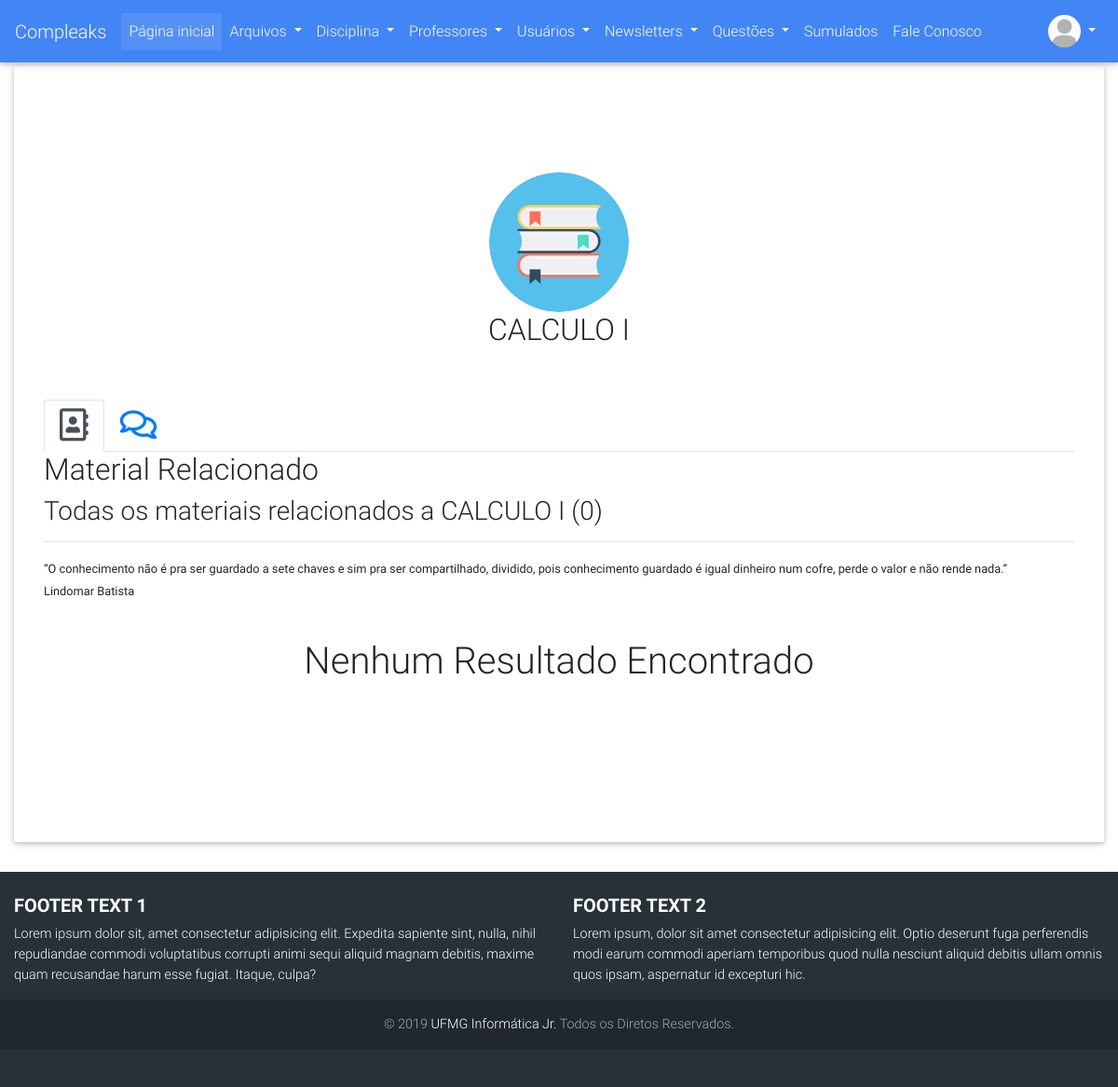
The page /disciplinas/perfil/1 (signed in) on the database as committed earlier.
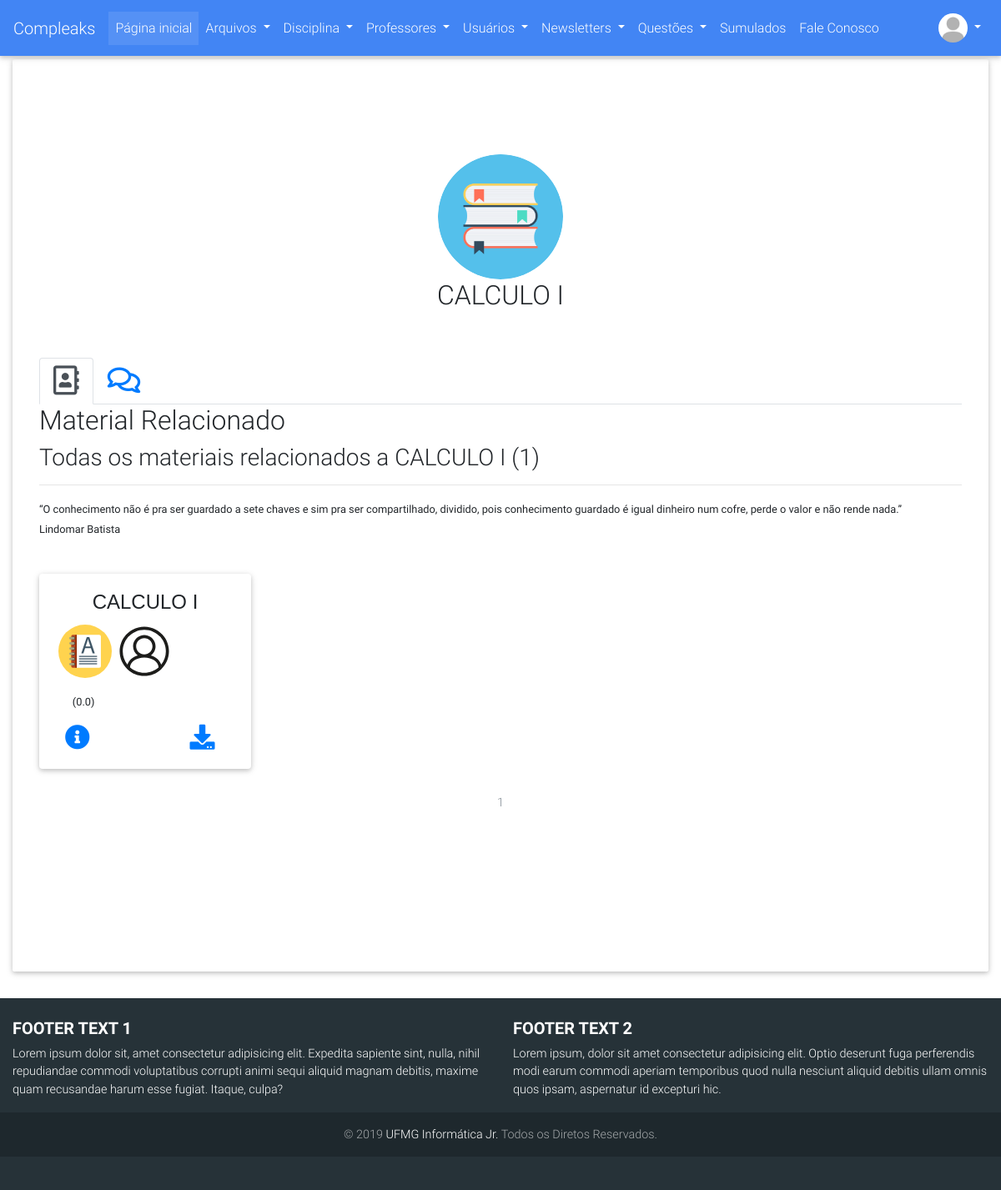
The same page on the database as committed later.
### compleaks/arquivos/models.py (models this page shows, shortened)
class Arquivo(db.Model):
	__tablename__ = 'arquivos'
	id = db.Column(db.Integer, primary_key=True)
	arquivo = db.Column(db.String(120), nullable=False)
	ano = db.Column(db.Integer)
	semestre = db.Column(db.String(80))
	tipo_conteudo = db.Column(db.String(120))
	observacoes = db.Column(db.Text)
	data_submissao = db.Column(db.DateTime, default=datetime.now)
	nota = db.Column(db.Integer, nullable=True)
	data_deletado = db.Column(db.DateTime, nullable=True)
	ativado = db.Column(db.Boolean)
	id_deletor = db.Column(db.Integer, nullable=True)
	motivo_delete = db.Column(db.String(600), nullable=True)
	professors = db.relationship(Professor)
	disciplinas = db.relationship(Disciplina)
	usuarios = db.relationship(Usuario)
	professor_id = db.Column(db.Integer, db.ForeignKey('professores.id'), nullable=True)
	disciplina_id = db.Column(db.Integer, db.ForeignKey('disciplinas.id'), nullable=False)
	usuario_id = db.Column(db.Integer, db.ForeignKey('usuarios.id'), nullable=False)
	avaliacoes = db.relationship('Avaliacao_Arquivo', backref='arquivo_avaliado', lazy=True)

### compleaks/disciplinas/models.py (models this page shows, shortened)
class Disciplina(db.Model):
	__tablename__ = 'disciplinas'
	id = db.Column(db.Integer, primary_key=True)
	nome = db.Column(db.String, unique=True)
	data_criacao = db.Column(db.DateTime, default=datetime.now)
	ativado = db.Column(db.Boolean)
	data_deletado = db.Column(db.DateTime, nullable=True)
	id_deletor = db.Column(db.Integer, nullable=True)
	id_criador = db.Column(db.Integer, nullable=True)
	motivo_delete = db.Column(db.String(120), nullable=True)
	arquivos = db.relationship('Arquivo', backref='disciplina', lazy=True)
	comentarios = db.relationship('ComentarioDisc', backref='disciplina', lazy=True)
	questoes = db.relationship('Questao', backref='disciplina', lazy=True)
	materias = db.relationship('Materia', backref='disciplina', lazy=True)

### compleaks/disciplinas/views.py (the view, shortened to what this page needs)
@disciplinas.route('/perfil/<int:id>', methods=['POST', 'GET'])
@login_required
def perfil(id):
	disciplina = Disciplina.query.get_or_404(id)
	if not disciplina.ativado:
		if not current_user.is_admin:
			abort(403)
	arquivos_todos = Arquivo.query.filter_by(disciplina_id=disciplina.id)
	quantidade = len([arquiv for arquiv in arquivos_todos if arquiv.ativado])
	page = request.args.get('page', 1, type=int)
	arquivos = Arquivo.query\
					.filter(Arquivo.disciplina_id\
					.contains(int(disciplina.id)))\
					.filter_by(ativado=True)\
					.paginate(page=page, per_page=12)
	arquivos_row_1 = []
	arquivos_row_2 = []
	arquivos_row_3 = []
	contador = 0
	for arquivo in arquivos.items:
		if contador >= 4:
			break
		arquivos_row_1.append(arquivo)
		contador = contador + 1
	contador = 0
	for arquivo in arquivos.items:
		if contador >= 8:
			break
		if contador >= 4:
			arquivos_row_2.append(arquivo)
		contador = contador + 1
	contador = 0
	for arquivo in arquivos.items:
		if contador >= 12:
			break
		if contador >= 8:
			arquivos_row_3.append(arquivo)
		contador = contador + 1
	arquivos_rows = [arquivos_row_1, arquivos_row_2, arquivos_row_3]
	for row in arquivos_rows:
		for arquivo in row:
			arquivo.avaliado = False
	if current_user.is_authenticated:
		for row in arquivos_rows:
			for arquivo in row:
				for avl in arquivo.avaliacoes:
					if avl in current_user.avaliacoes:
						arquivo.avaliado = True
	total = 0.0
	for row in arquivos_rows:
		for arquivo in row:
			total = 0.0
			if len(arquivo.avaliacoes):
				for avl in arquivo.avaliacoes:
					total = total + avl.nota
				total = total/len(arquivo.avaliacoes)
			else:
				total = 0.0
			arquivo.nota_decimal = round(total, 1)
	'''Parte de Comentários'''
	form_comentario = ComentarioQuestaoForm()
	form_excluir_comentario = ExcluirComentarioQuestaoForm()
	form_editar_comentario = EditarComentarioQuestaoForm()
	usuarios = Usuario.query.all()
	try:
		respondido = request.args.get("respondido")
		if respondido:
			resposta = request.args.get("responder_comentario"+str(respondido))
			condicion = ComentarioDisc.query.filter_by(usuario_id=current_user.id)\
						.filter_by(conteudo=resposta)\
						.filter_by(professor_id=professor.id).first()
			if not condicion:
				responde_comment = ComentarioDisc(conteudo=str(resposta), disciplina_id=disciplina.id, usuario_id=current_user.id, respondeu_id=int(respondido))
				db.session.add(responde_comment)
				db.session.commit()
		else:
			print("Não to aqui")
	except:
		print("To aqui")
	if form_editar_comentario.validate_on_submit():
		coment = ComentarioDisc.query.get(form_editar_comentario.id_coment.data)
		coment.conteudo = form_editar_comentario.novo_conteudo.data
		db.session.commit()
	comentarios = disciplina.comentarios
	return render_template('perfil_disciplina.html', disciplina=disciplina,
							arquivos=arquivos, arquivos_rows=arquivos_rows, dist=dist,
							contribuiu=quantidade, usuarios=usuarios, comentarios=comentarios,
							form_comentario=form_comentario, existe_arquivo=bool(contador),
							form_excluir_comentario=form_excluir_comentario,
							form_editar_comentario=form_editar_comentario)

### compleaks/usuarios/models.py (called while the page is built)
@login_manager.user_loader
def load_user(user_id):
    return Usuario.query.get(user_id)

### compleaks/disciplinas/templates/disciplinas/perfil_disciplina.html (shortened to what the changed rows need)
{% extends 'base.html' %}
{% import 'macros.html' as macros %}
{% block content %}
    <div class="page-header">
        <div class="row">
            <div class="col-sm-12 text-center">
                <img align="center" src="{{ url_for('static', filename='images/disc.png') }}" class="rounded-circle"  style="object-fit: cover; width: 150px!important; height: 150px!important;"><br>
                <h2 align="center">{{disciplina.nome}}</h2>
            </div>
        </div>
        <br/>
        <br/>
    </div>
    <div class="tab-content" id="myTabContent">
      <div class="tab-pane fade show active" id="home" role="tabpanel" aria-labelledby="home-tab">
           <div class="content">
            <section>
                <h2>Material Relacionado</h2>
                    <div class="page-header">
                        <h3>Todas os materiais relacionados a {{disciplina.nome}} ({{contribuiu}})</h3>
                        <hr/>
                        <p>
                        <small><q>O conhecimento não é pra ser guardado a sete chaves e sim pra ser compartilhado, dividido, pois conhecimento guardado é igual dinheiro num cofre, perde o valor e não rende nada.</q><br/>
                    Lindomar Batista</small></p>
                    </div>
                {% if existe_arquivo %}
                    {% for row in arquivos_rows %}
                    {% if row %}
                    <div class="row">
                        {% for arquivo in row %}
                    <div class="col-lg-3 col-6">
                        <div class="dist card">
                          <div class="card-body">
                            <h4 style="font-family: sans-serif;" class="card-title text-center text-truncate">{{arquivo.disciplina.nome}}</h4>
                            <p class="card-text">
                                <a href="{{ url_for('arquivos.buscar', filtro=3, admin='nao', pesquisa='nao', tip_arquiv=arquivo.tipo_conteudo) }}?page=1"><img class="img-responsive image marcas" data-toggle="tooltip" data-placement="bottom" title="{{arquivo.tipo_conteudo}}" src="{{url_for('static', filename='images/icones/conteudo/'+arquivo.tipo_conteudo+'.svg')}}" alt="{{arquivo.tipo_conteudo}}."></a>
                                <a href="{{url_for('usuarios.perfil', user_id=arquivo.author.id)}}"><img class="img-responsive image marcas" data-toggle="tooltip" data-placement="bottom" title="{{arquivo.author.username}}" src="{{url_for('static', filename='images/icones/padrao/user.svg')}}" alt="Username"></a>
                            </p>
                            {{ macros.render_stars_normal(arquivo, dist, current_user) }}
                            <a href="#" data-toggle="modal" data-target="#confirm{{arquivo.id}}" class="card-link"><i class="fas fa-info-circle info" data-toggle="tooltip" data-placement="bottom" title="Mais Informações"></i></a>
                            <a  href="{{ url_for('static', filename='uploads/' + arquivo.arquivo + '.zip') }}"><i class="fas fa-download download" data-toggle="tooltip" data-placement="top" title="Download" ></i></a>
                          </div>
                        </div>
                      </div>
                            {% endfor %}
                        </div>
                    {% endif %}
                {% endfor %}
                    <br/>
                    <nav  aria-label="Page navigation example" style="position: static;">
                        <ul class="pagination justify-content-center">
                            {% for page_num in arquivos.iter_pages(left_edge=1, right_edge=1, left_current=1, right_current=2) %}
                                {% if arquivos.page == page_num and page_num %}
                                    <li class="page-item disabled">
                                        <a class="page-link" href="{{ url_for('disciplinas.perfil', page=page_num, id=disciplina.id) }}">{{ page_num }}</a></li>
                                {% elif page_num %}
                                    <li class="page-item">
                                        <a class="page-link" href="{{ url_for('disciplinas.perfil', page=page_num, id=disciplina.id) }}">{{ page_num }}</a></li>
                                    </li>
                                {% else %}
                                    ...
                                {% endif %}
                            {% endfor %}
                        </ul>
                    </nav>
                    {% else %}
                    <br/>
                    <div class="text-center">
                        <h1 >Nenhum Resultado Encontrado</h1>
                    </div>
                    {% endif %}
                </div>
        </div>
</div>
    <br/>
    <br/>
{% endblock %}

### compleaks/templates/macros.html (shortened to what this page needs)
{% macro render_stars_normal(arquivo, dist, current_user) %}
<p>
{%if current_user.is_authenticated%}
    {% if arquivo.avaliado %}
        <div id="atual1-{{arquivo.id}}">
            {%for avl in arquivo.avaliacoes %}
                {%if avl in current_user.avaliacoes%}
                    {% for i in dist %}
                        {% if avl.nota >= (i)%}
                            <label ><ion-icon onmouseover="colorir({{arquivo.id}},{{i}});" onmouseout="colorir({{arquivo.id}},{{avl.nota}});" onclick="pontua({{arquivo.id}},{{i}});" style="color: rgb(255, 217, 0)" class="star-{{arquivo.id}}" name="star"></ion-icon></label>
                        {% else %}
                            <label ><ion-icon onmouseover="colorir({{arquivo.id}},{{i}});" onmouseout="colorir({{arquivo.id}},{{avl.nota}});" onclick="pontua({{arquivo.id}},{{i}});" style="color: rgb(255, 217, 0)" class="star-{{arquivo.id}}" name="star-outline"></ion-icon></label>
                        {% endif %}
                    {% endfor %}
                {% endif %}
            {% endfor %}
            <small>({{arquivo.nota_decimal}})</small>
        </div>
    {% else %}
        <div id="atual2-{{arquivo.id}}">
            <small>({{arquivo.nota_decimal}})</small>
        </div>
    {% endif %}
{% endif %}
</p>
{% endmacro %}

Rows that differ between the two databases and show on the page:
added Arquivo: disciplina.nome "CALCULO I", tipo_conteudo (picture), nota_decimal "0.0"
Other text that changed with them:
{{ contribuiu }}: "0" → "1"
new list line: "1"
text no longer shown: "Nenhum Resultado Encontrado"
